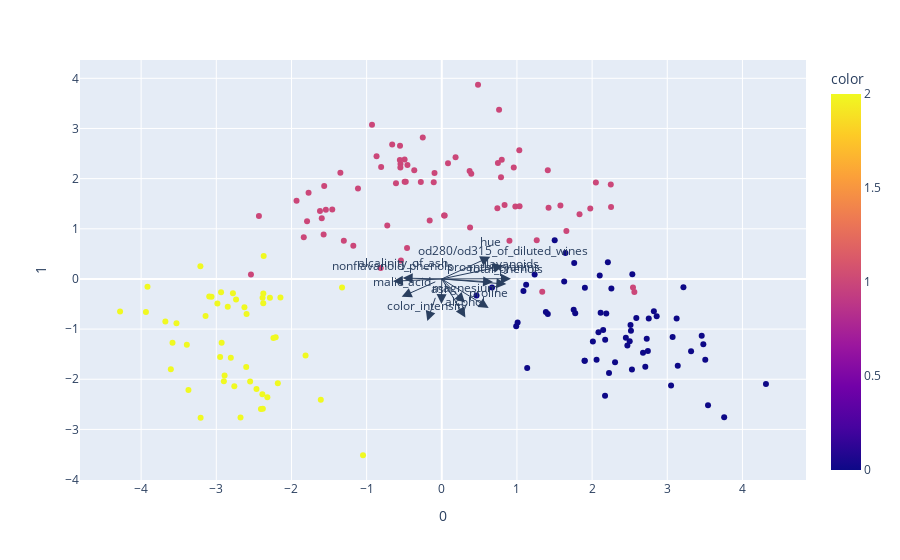

Notebook source saved alongside this figure:
### Code cell
import plotly.express as px

loadings = pca.components_.T * np.sqrt(pca.explained_variance_)

features = wine.feature_names

fig = px.scatter(components, x=0, y=1, color = wine.target)

for i, feature in enumerate(features):
    fig.add_annotation(
        ax=0, ay=0,
        axref="x", ayref="y",
        x=loadings[i, 0],
        y=loadings[i, 1],
        showarrow=True,
        arrowsize=2,
        arrowhead=2,
        xanchor="right",
        yanchor="top"
    )
    fig.add_annotation(
        x=loadings[i, 0],
        y=loadings[i, 1],
        ax=0, ay=0,
        xanchor="center",
        yanchor="bottom",
        text=feature,
        yshift=5,
    )
fig.show()

### Figure 1 — Plotly figure (JSON) as saved in the notebook; plotly's stock layout.template omitted (floating-point values rounded to 4 significant figures; data arrays with more than 128 entries replaced by an {"elided": "..."} marker saying what was removed)
{"data": [{"hovertemplate": "0=%{x}<br>1=%{y}<br>color=%{marker.color}<extra></extra>", "legendgroup": "", "marker": {"color": {"elided": "178 int values"}, "coloraxis": "coloraxis", "symbol": "circle"}, "mode": "markers", "name": "", "orientation": "v", "showlegend": false, "type": "scatter", "x": {"elided": "178 float values"}, "xaxis": "x", "y": {"elided": "178 float values"}, "yaxis": "y"}], "layout": {"annotations": [{"arrowhead": 2, "arrowsize": 2, "ax": 0, "axref": "x", "ay": 0, "ayref": "y", "showarrow": true, "x": 0.314, "xanchor": "right", "y": -0.7664, "yanchor": "top"}, {"ax": 0, "ay": 0, "text": "alcohol", "x": 0.314, "xanchor": "center", "y": -0.7664, "yanchor": "bottom", "yshift": 5}, {"arrowhead": 2, "arrowsize": 2, "ax": 0, "axref": "x", "ay": 0, "ayref": "y", "showarrow": true, "x": -0.5334, "xanchor": "right", "y": -0.3564, "yanchor": "top"}, {"ax": 0, "ay": 0, "text": "malic_acid", "x": -0.5334, "xanchor": "center", "y": -0.3564, "yanchor": "bottom", "yshift": 5}, {"arrowhead": 2, "arrowsize": 2, "ax": 0, "axref": "x", "ay": 0, "ayref": "y", "showarrow": true, "x": -0.004462, "xanchor": "right", "y": -0.5009, "yanchor": "top"}, {"ax": 0, "ay": 0, "text": "ash", "x": -0.004462, "xanchor": "center", "y": -0.5009, "yanchor": "bottom", "yshift": 5}, {"arrowhead": 2, "arrowsize": 2, "ax": 0, "axref": "x", "ay": 0, "ayref": "y", "showarrow": true, "x": -0.5206, "xanchor": "right", "y": 0.01678, "yanchor": "top"}, {"ax": 0, "ay": 0, "text": "alcalinity_of_ash", "x": -0.5206, "xanchor": "center", "y": 0.01678, "yanchor": "bottom", "yshift": 5}, {"arrowhead": 2, "arrowsize": 2, "ax": 0, "axref": "x", "ay": 0, "ayref": "y", "showarrow": true, "x": 0.3089, "xanchor": "right", "y": -0.4748, "yanchor": "top"}, {"ax": 0, "ay": 0, "text": "magnesium", "x": 0.3089, "xanchor": "center", "y": -0.4748, "yanchor": "bottom", "yshift": 5}, {"arrowhead": 2, "arrowsize": 2, "ax": 0, "axref": "x", "ay": 0, "ayref": "y", "showarrow": true, "x": 0.8586, "xanchor": "right", "y": -0.1031, "yanchor": "top"}, {"ax": 0, "ay": 0, "text": "total_phenols", "x": 0.8586, "xanchor": "center", "y": -0.1031, "yanchor": "bottom", "yshift": 5}, {"arrowhead": 2, "arrowsize": 2, "ax": 0, "axref": "x", "ay": 0, "ayref": "y", "showarrow": true, "x": 0.9201, "xanchor": "right", "y": 0.005324, "yanchor": "top"}, {"ax": 0, "ay": 0, "text": "flavanoids", "x": 0.9201, "xanchor": "center", "y": 0.005324, "yanchor": "bottom", "yshift": 5}, {"arrowhead": 2, "arrowsize": 2, "ax": 0, "axref": "x", "ay": 0, "ayref": "y", "showarrow": true, "x": -0.6494, "xanchor": "right", "y": -0.04561, "yanchor": "top"}, {"ax": 0, "ay": 0, "text": "nonflavanoid_phenols", "x": -0.6494, "xanchor": "center", "y": -0.04561, "yanchor": "bottom", "yshift": 5}, {"arrowhead": 2, "arrowsize": 2, "ax": 0, "axref": "x", "ay": 0, "ayref": "y", "showarrow": true, "x": 0.6818, "xanchor": "right", "y": -0.06228, "yanchor": "top"}, {"ax": 0, "ay": 0, "text": "proanthocyanins", "x": 0.6818, "xanchor": "center", "y": -0.06228, "yanchor": "bottom", "yshift": 5}, {"arrowhead": 2, "arrowsize": 2, "ax": 0, "axref": "x", "ay": 0, "ayref": "y", "showarrow": true, "x": -0.1928, "xanchor": "right", "y": -0.8399, "yanchor": "top"}, {"ax": 0, "ay": 0, "text": "color_intensity", "x": -0.1928, "xanchor": "center", "y": -0.8399, "yanchor": "bottom", "yshift": 5}, {"arrowhead": 2, "arrowsize": 2, "ax": 0, "axref": "x", "ay": 0, "ayref": "y", "showarrow": true, "x": 0.6455, "xanchor": "right", "y": 0.4425, "yanchor": "top"}, {"ax": 0, "ay": 0, "text": "hue", "x": 0.6455, "xanchor": "center", "y": 0.4425, "yanchor": "bottom", "yshift": 5}, {"arrowhead": 2, "arrowsize": 2, "ax": 0, "axref": "x", "ay": 0, "ayref": "y", "showarrow": true, "x": 0.8183, "xanchor": "right", "y": 0.2607, "yanchor": "top"}, {"ax": 0, "ay": 0, "text": "od280/od315_of_diluted_wines", "x": 0.8183, "xanchor": "center", "y": 0.2607, "yanchor": "bottom", "yshift": 5}, {"arrowhead": 2, "arrowsize": 2, "ax": 0, "axref": "x", "ay": 0, "ayref": "y", "showarrow": true, "x": 0.6238, "xanchor": "right", "y": -0.5782, "yanchor": "top"}, {"ax": 0, "ay": 0, "text": "proline", "x": 0.6238, "xanchor": "center", "y": -0.5782, "yanchor": "bottom", "yshift": 5}], "coloraxis": {"colorbar": {"title": {"text": "color"}}, "colorscale": [[0, "#0d0887"], [0.1111, "#46039f"], [0.2222, "#7201a8"], [0.3333, "#9c179e"], [0.4444, "#bd3786"], [0.5556, "#d8576b"], [0.6667, "#ed7953"], [0.7778, "#fb9f3a"], [0.8889, "#fdca26"], [1, "#f0f921"]]}, "legend": {"tracegroupgap": 0}, "margin": {"t": 60}, "xaxis": {"anchor": "y", "domain": [0, 1], "title": {"text": "0"}}, "yaxis": {"anchor": "x", "domain": [0, 1], "title": {"text": "1"}}}}
